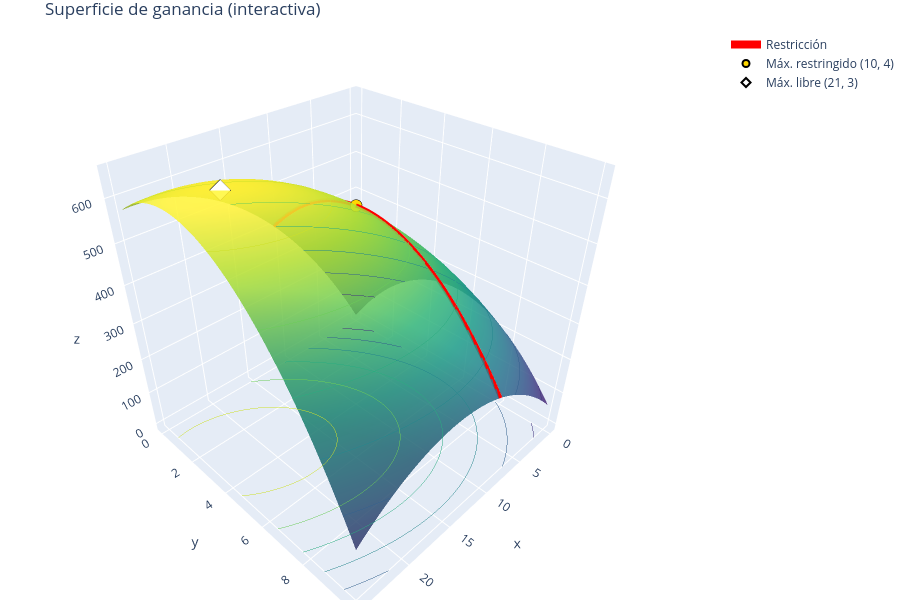

Notebook source saved alongside this figure:
### Markdown cell above
## 6. Exploración interactiva

### 6.1 Superficie 3D con Plotly
Se puede girar y hacer zoom.

### Code cell
fig3 = go.Figure()
fig3.add_surface(x=xv, y=yv, z=ZZ, colorscale="Viridis", opacity=0.85, showscale=False,
                 contours=dict(z=dict(show=True, usecolormap=True, project_z=True)))
fig3.add_scatter3d(x=xs3, y=g_y(xs3), z=fn(xs3, g_y(xs3)), mode="lines",
                   line=dict(color="red", width=8), name="Restricción")
fig3.add_scatter3d(x=[X_OPT], y=[Y_OPT], z=[Z_OPT], mode="markers", name="Máx. restringido (10, 4)",
                   marker=dict(size=7, color="gold", line=dict(color="black", width=2)))
fig3.add_scatter3d(x=[X_LIB], y=[Y_LIB], z=[Z_LIB], mode="markers", name="Máx. libre (21, 3)",
                   marker=dict(size=7, color="white", symbol="diamond", line=dict(color="black", width=2)))
fig3.update_layout(scene=dict(xaxis_title="x", yaxis_title="y", zaxis_title="z"), height=600,
                   margin=dict(l=0, r=0, t=30, b=0), title="Superficie de ganancia (interactiva)")
fig3.show()

### Figure 1 — Plotly figure (JSON) as saved in the notebook; plotly's stock layout.template omitted (floating-point values rounded to 4 significant figures; data arrays with more than 128 entries replaced by an {"elided": "..."} marker saying what was removed)
{"data": [{"colorscale": [[0.0, "#440154"], [0.1111, "#482878"], [0.2222, "#3e4989"], [0.3333, "#31688e"], [0.4444, "#26828e"], [0.5556, "#1f9e89"], [0.6667, "#35b779"], [0.7778, "#6ece58"], [0.8889, "#b5de2b"], [1.0, "#fde725"]], "contours": {"z": {"project": {"z": true}, "show": true, "usecolormap": true}}, "opacity": 0.85, "showscale": false, "type": "surface", "x": {"elided": "300 float values"}, "y": {"elided": "300 float values"}, "z": {"elided": "300x300 float values"}}, {"line": {"color": "red", "width": 8}, "mode": "lines", "name": "Restricción", "type": "scatter3d", "x": [8.8, 8.82, 8.84, 8.861, 8.881, 8.901, 8.921, 8.941, 8.962, 8.982, 9.002, 9.022, 9.042, 9.063, 9.083, 9.103, 9.123, 9.143, 9.164, 9.184, 9.204, 9.224, 9.244, 9.265, 9.285, 9.305, 9.325, 9.345, 9.366, 9.386, 9.406, 9.426, 9.446, 9.467, 9.487, 9.507, 9.527, 9.547, 9.568, 9.588, 9.608, 9.628, 9.648, 9.669, 9.689, 9.709, 9.729, 9.749, 9.77, 9.79, 9.81, 9.83, 9.851, 9.871, 9.891, 9.911, 9.931, 9.952, 9.972, 9.992, 10.01, 10.03, 10.05, 10.07, 10.09, 10.11, 10.13, 10.15, 10.17, 10.19, 10.21, 10.23, 10.25, 10.27, 10.29, 10.32, 10.34, 10.36, 10.38, 10.4, 10.42, 10.44, 10.46, 10.48, 10.5, 10.52, 10.54, 10.56, 10.58, 10.6, 10.62, 10.64, 10.66, 10.68, 10.7, 10.72, 10.74, 10.76, 10.78, 10.8], "y": [10.0, 9.899, 9.798, 9.697, 9.596, 9.495, 9.394, 9.293, 9.192, 9.091, 8.99, 8.889, 8.788, 8.687, 8.586, 8.485, 8.384, 8.283, 8.182, 8.081, 7.98, 7.879, 7.778, 7.677, 7.576, 7.475, 7.374, 7.273, 7.172, 7.071, 6.97, 6.869, 6.768, 6.667, 6.566, 6.465, 6.364, 6.263, 6.162, 6.061, 5.96, 5.859, 5.758, 5.657, 5.556, 5.455, 5.354, 5.253, 5.152, 5.051, 4.949, 4.848, 4.747, 4.646, 4.545, 4.444, 4.343, 4.242, 4.141, 4.04, 3.939, 3.838, 3.737, 3.636, 3.535, 3.434, 3.333, 3.232, 3.131, 3.03, 2.929, 2.828, 2.727, 2.626, 2.525, 2.424, 2.323, 2.222, 2.121, 2.02, 1.919, 1.818, 1.717, 1.616, 1.515, 1.414, 1.313, 1.212, 1.111, 1.01, 0.9091, 0.8081, 0.7071, 0.6061, 0.5051, 0.404, 0.303, 0.202, 0.101, 0.0], "z": [229.0, 239.3, 249.6, 259.6, 269.4, 279.1, 288.6, 297.9, 307.1, 316.1, 324.9, 333.5, 341.9, 350.2, 358.3, 366.2, 374.0, 381.5, 388.9, 396.1, 403.2, 410.0, 416.7, 423.2, 429.5, 435.7, 441.7, 447.5, 453.1, 458.5, 463.8, 468.9, 473.8, 478.6, 483.1, 487.5, 491.7, 495.8, 499.6, 503.3, 506.8, 510.2, 513.3, 516.3, 519.1, 521.7, 524.2, 526.4, 528.5, 530.5, 532.2, 533.8, 535.2, 536.4, 537.4, 538.3, 539.0, 539.5, 539.8, 540.0, 540.0, 539.8, 539.4, 538.9, 538.1, 537.2, 536.2, 534.9, 533.5, 531.9, 530.1, 528.1, 526.0, 523.7, 521.2, 518.5, 515.7, 512.7, 509.5, 506.1, 502.6, 498.9, 495.0, 490.9, 486.7, 482.2, 477.6, 472.8, 467.9, 462.8, 457.5, 452.0, 446.3, 440.5, 434.5, 428.3, 421.9, 415.4, 408.7, 401.8]}, {"marker": {"color": "gold", "line": {"color": "black", "width": 2}, "size": 7}, "mode": "markers", "name": "Máx. restringido (10, 4)", "type": "scatter3d", "x": [10], "y": [4], "z": [540]}, {"marker": {"color": "white", "line": {"color": "black", "width": 2}, "size": 7, "symbol": "diamond"}, "mode": "markers", "name": "Máx. libre (21, 3)", "type": "scatter3d", "x": [21], "y": [3], "z": [648]}], "layout": {"height": 600, "margin": {"b": 0, "l": 0, "r": 0, "t": 30}, "scene": {"xaxis": {"title": {"text": "x"}}, "yaxis": {"title": {"text": "y"}}, "zaxis": {"title": {"text": "z"}}}, "title": {"text": "Superficie de ganancia (interactiva)"}}}
